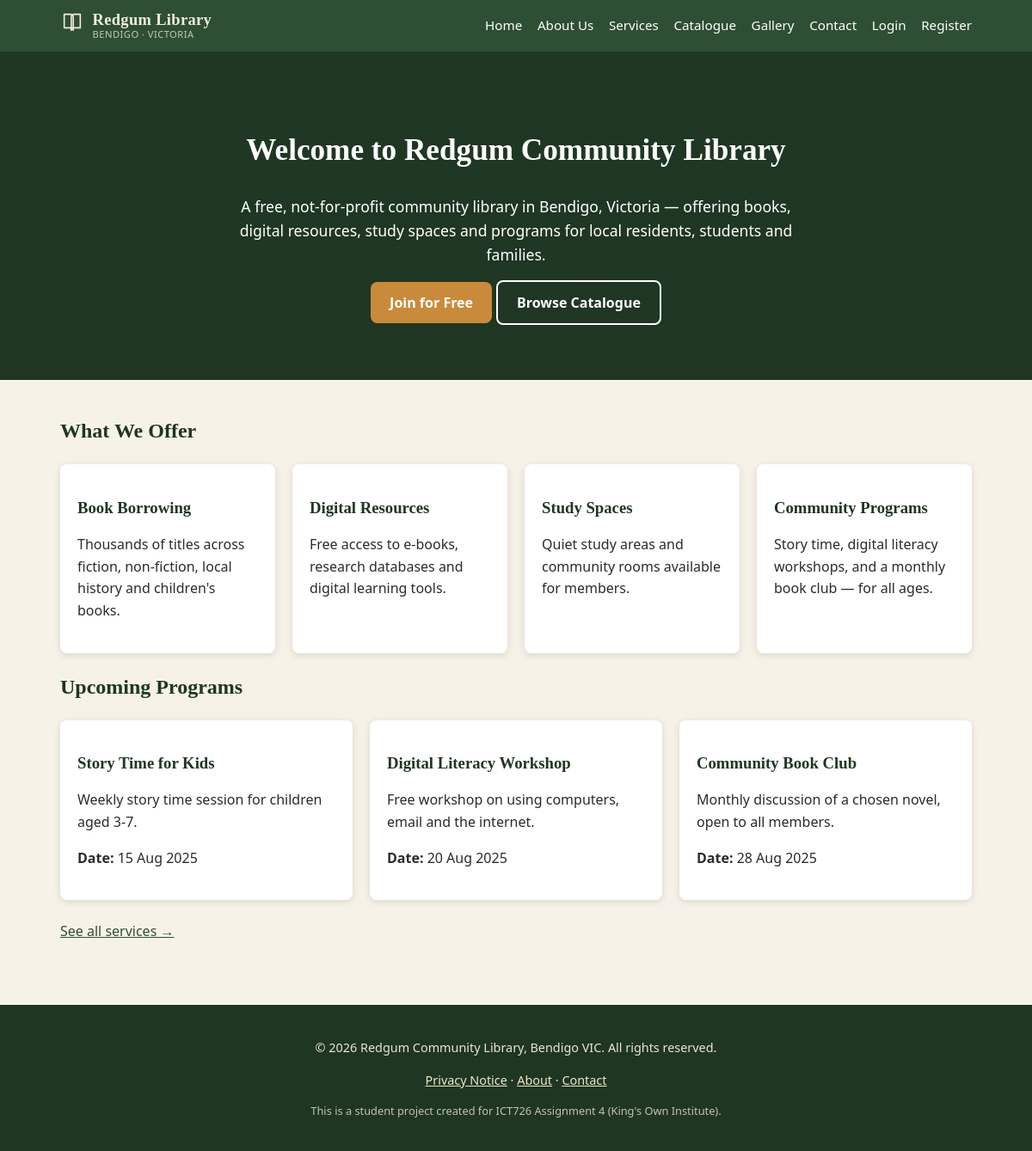
The page / on the database its author committed.
### tables this page shows
CREATE TABLE programs (
    id            INT AUTO_INCREMENT PRIMARY KEY,
    title         VARCHAR(150) NOT NULL,
    description   TEXT,
    event_date    DATE,
    image         VARCHAR(255)
);

### includes/functions.php (called while the page is built, shortened)
<?php
function clean($value) {
    return htmlspecialchars(trim($value ?? ''), ENT_QUOTES, 'UTF-8');
}

### index.php (the view, shortened to what this page needs)
<?php
require_once 'config/db.php';
require_once 'includes/functions.php';
$stmt = $pdo->query("SELECT title, description, event_date FROM programs ORDER BY event_date ASC LIMIT 3");
$programs = $stmt->fetchAll();
include 'includes/header.php';
?>
<section class="hero">
    <h1>Welcome to Redgum Community Library</h1>
    <p>A free, not-for-profit community library in Bendigo, Victoria — offering books, digital
       resources, study spaces and programs for local residents, students and families.</p>
    <a href="register.php" class="btn">Join for Free</a>
    <a href="catalogue.php" class="btn btn-secondary">Browse Catalogue</a>
</section>
<div class="container">
    <h2>What We Offer</h2>
    <div class="grid">
        <div class="card">
            <h3>Book Borrowing</h3>
            <p>Thousands of titles across fiction, non-fiction, local history and children's books.</p>
        </div>
        <div class="card">
            <h3>Digital Resources</h3>
            <p>Free access to e-books, research databases and digital learning tools.</p>
        </div>
        <div class="card">
            <h3>Study Spaces</h3>
            <p>Quiet study areas and community rooms available for members.</p>
        </div>
        <div class="card">
            <h3>Community Programs</h3>
            <p>Story time, digital literacy workshops, and a monthly book club — for all ages.</p>
        </div>
    </div>
    <h2>Upcoming Programs</h2>
    <div class="grid">
        <?php foreach ($programs as $p): ?>
            <div class="card">
                <h3><?= clean($p['title']) ?></h3>
                <p><?= clean($p['description']) ?></p>
                <p><strong>Date:</strong> <?= date('d M Y', strtotime($p['event_date'])) ?></p>
            </div>
        <?php endforeach; ?>
    </div>
    <p><a href="services.php">See all services &rarr;</a></p>
</div>
<?php include 'includes/footer.php'; ?>

### css/style.css (style rules this page uses)
:root { --color-primary: #2f4f34; --color-primary-dark: #1f3623; --color-accent: #c98a3c; --color-cream: #f7f2e7; --color-text: #2b2b28; --color-error: #b3261e; --color-success: #2e7d32; --radius: 8px; --shadow: 0 2px 8px rgba(0,0,0,0.12); }
* { box-sizing: border-box; }
body { margin: 0; font-family: "Segoe UI", Arial, sans-serif; color: var(--color-text); background: var(--color-cream); line-height: 1.6; }
h1, h2, h3, h4 { font-family: Georgia, "Times New Roman", serif; color: var(--color-primary-dark); line-height: 1.25; }
a { color: var(--color-primary); }
.container { max-width: 1100px; margin: 0 auto; padding: 1.5rem 1.25rem; }
.hero { background: linear-gradient(rgba(31,54,35,0.75), rgba(31,54,35,0.75)), url('../images/library-hero.jpg') center/cover; color: #fff; padding: 4rem 1.25rem; text-align: center; }
.hero h1 { color: #fff; font-size: 2.2rem; }
.hero p { max-width: 650px; margin: 1rem auto; font-size: 1.1rem; }
.btn { display: inline-block; background: var(--color-accent); color: #fff; padding: 0.7rem 1.4rem; border-radius: var(--radius); text-decoration: none; font-weight: 600; border: none; cursor: pointer; font-size: 1rem; }
.btn-secondary { background: transparent; border: 2px solid #fff; }
.grid { display: grid; grid-template-columns: repeat(auto-fit, minmax(230px, 1fr)); gap: 1.25rem; margin: 1.5rem 0; }
.card { background: #fff; border-radius: var(--radius); box-shadow: var(--shadow); padding: 1.25rem; }

### rows shown on the page
programs: title "Story Time for Kids", description "Weekly story time session for children aged 3-7.", event_date "15 Aug 2025"
programs: title "Digital Literacy Workshop", description "Free workshop on using computers, email and the internet.", event_date "20 Aug 2025"
programs: title "Community Book Club", description "Monthly discussion of a chosen novel, open to all members.", event_date "28 Aug 2025"
